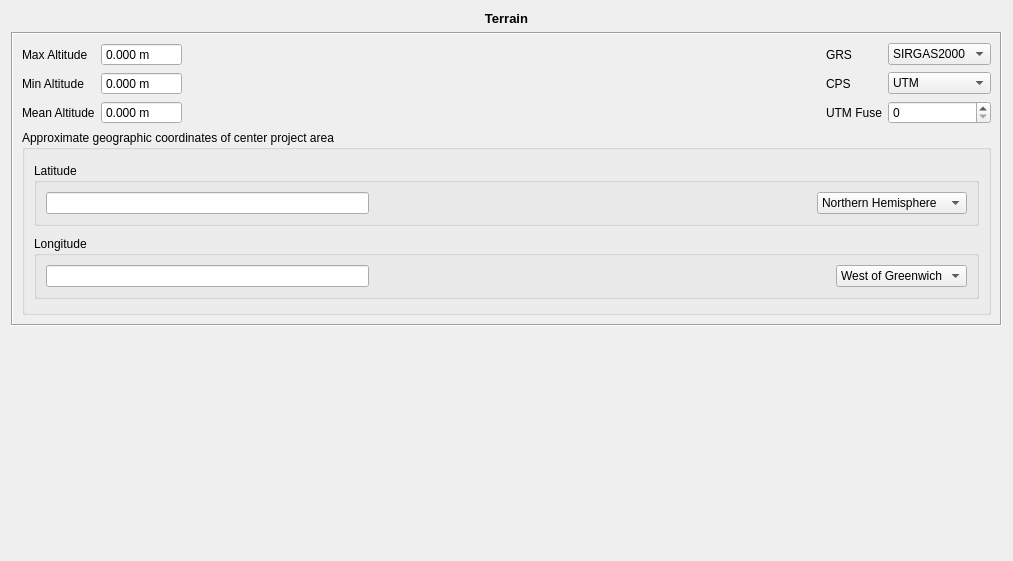
<?xml version="1.0" encoding="UTF-8"?>
<ui version="4.0">
 <class>Terreno</class>
 <widget class="QWidget" name="Terreno">
  <property name="geometry">
   <rect>
    <x>0</x>
    <y>0</y>
    <width>1013</width>
    <height>561</height>
   </rect>
  </property>
  <property name="windowTitle">
   <string>Form</string>
  </property>
  <layout class="QVBoxLayout" name="verticalLayout_3">
   <item>
    <widget class="QLabel" name="label_3">
     <property name="text">
      <string>&lt;!DOCTYPE HTML PUBLIC &quot;-//W3C//DTD HTML 4.0//EN&quot; &quot;http://www.w3.org/TR/REC-html40/strict.dtd&quot;&gt;
&lt;html&gt;&lt;head&gt;&lt;meta name=&quot;qrichtext&quot; content=&quot;1&quot; /&gt;&lt;style type=&quot;text/css&quot;&gt;
p, li { white-space: pre-wrap; }
&lt;/style&gt;&lt;/head&gt;&lt;body style=&quot; font-family:'Sans'; font-size:10pt; font-weight:400; font-style:normal;&quot;&gt;
&lt;p style=&quot; margin-top:0px; margin-bottom:0px; margin-left:0px; margin-right:0px; -qt-block-indent:0; text-indent:0px;&quot;&gt;&lt;span style=&quot; font-weight:600;&quot;&gt;Terrain&lt;/span&gt;&lt;/p&gt;&lt;/body&gt;&lt;/html&gt;</string>
     </property>
     <property name="alignment">
      <set>Qt::AlignCenter</set>
     </property>
    </widget>
   </item>
   <item>
    <widget class="QFrame" name="frame">
     <property name="frameShape">
      <enum>QFrame::Box</enum>
     </property>
     <property name="frameShadow">
      <enum>QFrame::Sunken</enum>
     </property>
     <layout class="QVBoxLayout" name="verticalLayout">
      <item>
       <layout class="QGridLayout" name="gridLayout">
        <item row="0" column="3">
         <widget class="QLabel" name="label">
          <property name="minimumSize">
           <size>
            <width>0</width>
            <height>0</height>
           </size>
          </property>
          <property name="text">
           <string>GRS</string>
          </property>
         </widget>
        </item>
        <item row="0" column="4">
         <widget class="QComboBox" name="grsComboBox">
          <item>
           <property name="text">
            <string>SIRGAS2000</string>
           </property>
          </item>
          <item>
           <property name="text">
            <string>SAD69</string>
           </property>
          </item>
          <item>
           <property name="text">
            <string>WGS84</string>
           </property>
          </item>
         </widget>
        </item>
        <item row="1" column="4">
         <widget class="QComboBox" name="cpsComboBox">
          <item>
           <property name="text">
            <string>UTM</string>
           </property>
          </item>
         </widget>
        </item>
        <item row="1" column="3">
         <widget class="QLabel" name="label_2">
          <property name="minimumSize">
           <size>
            <width>0</width>
            <height>0</height>
           </size>
          </property>
          <property name="text">
           <string>CPS</string>
          </property>
         </widget>
        </item>
        <item row="1" column="2">
         <spacer name="horizontalSpacer">
          <property name="orientation">
           <enum>Qt::Horizontal</enum>
          </property>
          <property name="sizeHint" stdset="0">
           <size>
            <width>30</width>
            <height>20</height>
           </size>
          </property>
         </spacer>
        </item>
        <item row="2" column="3">
         <widget class="QLabel" name="label_10">
          <property name="text">
           <string>UTM Fuse</string>
          </property>
         </widget>
        </item>
        <item row="2" column="4">
         <widget class="QSpinBox" name="utmFuseSpin">
          <property name="specialValueText">
           <string/>
          </property>
          <property name="maximum">
           <number>60</number>
          </property>
         </widget>
        </item>
        <item row="2" column="1">
         <widget class="br::uerj::eng::efoto::EfotoDoubleSpinBox" name="meanAltSpinBox">
          <property name="toolTip">
           <string>Mean Altitude Above Sea Level</string>
          </property>
          <property name="buttonSymbols">
           <enum>QAbstractSpinBox::NoButtons</enum>
          </property>
          <property name="accelerated">
           <bool>true</bool>
          </property>
          <property name="prefix">
           <string/>
          </property>
          <property name="suffix">
           <string> m</string>
          </property>
          <property name="decimals">
           <number>3</number>
          </property>
          <property name="minimum">
           <double>-1000.000000000000000</double>
          </property>
          <property name="maximum">
           <double>10000.000000000000000</double>
          </property>
         </widget>
        </item>
        <item row="2" column="0">
         <widget class="QLabel" name="meanAltitudeLabel">
          <property name="minimumSize">
           <size>
            <width>0</width>
            <height>0</height>
           </size>
          </property>
          <property name="text">
           <string>Mean Altitude</string>
          </property>
         </widget>
        </item>
        <item row="0" column="0">
         <widget class="QLabel" name="maxAltitudeLabel">
          <property name="minimumSize">
           <size>
            <width>0</width>
            <height>0</height>
           </size>
          </property>
          <property name="text">
           <string>Max Altitude</string>
          </property>
         </widget>
        </item>
        <item row="0" column="1">
         <widget class="br::uerj::eng::efoto::EfotoDoubleSpinBox" name="maxAltSpinBox">
          <property name="toolTip">
           <string>Max Altitude Above Sea Level</string>
          </property>
          <property name="buttonSymbols">
           <enum>QAbstractSpinBox::NoButtons</enum>
          </property>
          <property name="accelerated">
           <bool>true</bool>
          </property>
          <property name="suffix">
           <string> m</string>
          </property>
          <property name="decimals">
           <number>3</number>
          </property>
          <property name="maximum">
           <double>10000.000000000000000</double>
          </property>
         </widget>
        </item>
        <item row="1" column="1">
         <widget class="br::uerj::eng::efoto::EfotoDoubleSpinBox" name="minAltSpinBox">
          <property name="toolTip">
           <string>Min Altitude Above Sea Level</string>
          </property>
          <property name="buttonSymbols">
           <enum>QAbstractSpinBox::NoButtons</enum>
          </property>
          <property name="accelerated">
           <bool>true</bool>
          </property>
          <property name="prefix">
           <string/>
          </property>
          <property name="suffix">
           <string> m</string>
          </property>
          <property name="decimals">
           <number>3</number>
          </property>
          <property name="minimum">
           <double>-1000.000000000000000</double>
          </property>
          <property name="maximum">
           <double>10000.000000000000000</double>
          </property>
         </widget>
        </item>
        <item row="1" column="0">
         <widget class="QLabel" name="minAltitudeLabel">
          <property name="minimumSize">
           <size>
            <width>0</width>
            <height>0</height>
           </size>
          </property>
          <property name="text">
           <string>Min Altitude</string>
          </property>
         </widget>
        </item>
       </layout>
      </item>
      <item>
       <widget class="QGroupBox" name="groupBox">
        <property name="sizePolicy">
         <sizepolicy hsizetype="Preferred" vsizetype="Preferred">
          <horstretch>0</horstretch>
          <verstretch>0</verstretch>
         </sizepolicy>
        </property>
        <property name="minimumSize">
         <size>
          <width>246</width>
          <height>185</height>
         </size>
        </property>
        <property name="title">
         <string>Approximate geographic coordinates of center project area</string>
        </property>
        <layout class="QVBoxLayout" name="verticalLayout_2">
         <item>
          <widget class="QGroupBox" name="groupBox_2">
           <property name="sizePolicy">
            <sizepolicy hsizetype="MinimumExpanding" vsizetype="Fixed">
             <horstretch>0</horstretch>
             <verstretch>0</verstretch>
            </sizepolicy>
           </property>
           <property name="title">
            <string>Latitude</string>
           </property>
           <layout class="QHBoxLayout" name="horizontalLayout_6" stretch="1">
            <item>
             <layout class="QHBoxLayout" name="horizontalLayout">
              <property name="sizeConstraint">
               <enum>QLayout::SetMaximumSize</enum>
              </property>
              <item>
               <widget class="br::uerj::eng::efoto::DmsEdit" name="latDmsEdit">
                <property name="minimumSize">
                 <size>
                  <width>0</width>
                  <height>0</height>
                 </size>
                </property>
                <property name="maximumSize">
                 <size>
                  <width>323</width>
                  <height>16777215</height>
                 </size>
                </property>
               </widget>
              </item>
              <item>
               <spacer name="horizontalSpacer_2">
                <property name="orientation">
                 <enum>Qt::Horizontal</enum>
                </property>
                <property name="sizeHint" stdset="0">
                 <size>
                  <width>40</width>
                  <height>20</height>
                 </size>
                </property>
               </spacer>
              </item>
              <item>
               <widget class="QComboBox" name="latDirCombo">
                <property name="sizePolicy">
                 <sizepolicy hsizetype="Minimum" vsizetype="Fixed">
                  <horstretch>0</horstretch>
                  <verstretch>0</verstretch>
                 </sizepolicy>
                </property>
                <property name="minimumSize">
                 <size>
                  <width>0</width>
                  <height>0</height>
                 </size>
                </property>
                <property name="maximumSize">
                 <size>
                  <width>16777215</width>
                  <height>16777215</height>
                 </size>
                </property>
                <property name="layoutDirection">
                 <enum>Qt::LeftToRight</enum>
                </property>
                <property name="autoFillBackground">
                 <bool>false</bool>
                </property>
                <property name="sizeAdjustPolicy">
                 <enum>QComboBox::AdjustToContents</enum>
                </property>
                <item>
                 <property name="text">
                  <string>Northern Hemisphere</string>
                 </property>
                </item>
                <item>
                 <property name="text">
                  <string>Southern Hemisphere</string>
                 </property>
                </item>
               </widget>
              </item>
             </layout>
            </item>
           </layout>
          </widget>
         </item>
         <item>
          <widget class="QGroupBox" name="groupBox_3">
           <property name="sizePolicy">
            <sizepolicy hsizetype="MinimumExpanding" vsizetype="Fixed">
             <horstretch>0</horstretch>
             <verstretch>0</verstretch>
            </sizepolicy>
           </property>
           <property name="title">
            <string>Longitude</string>
           </property>
           <layout class="QHBoxLayout" name="horizontalLayout_10" stretch="1">
            <item>
             <layout class="QHBoxLayout" name="horizontalLayout_2">
              <item>
               <widget class="br::uerj::eng::efoto::DmsEdit" name="longDmsEdit">
                <property name="maximumSize">
                 <size>
                  <width>323</width>
                  <height>16777215</height>
                 </size>
                </property>
               </widget>
              </item>
              <item>
               <spacer name="horizontalSpacer_3">
                <property name="orientation">
                 <enum>Qt::Horizontal</enum>
                </property>
                <property name="sizeHint" stdset="0">
                 <size>
                  <width>40</width>
                  <height>20</height>
                 </size>
                </property>
               </spacer>
              </item>
              <item>
               <widget class="QComboBox" name="longDirCombo">
                <property name="sizePolicy">
                 <sizepolicy hsizetype="Minimum" vsizetype="Fixed">
                  <horstretch>0</horstretch>
                  <verstretch>0</verstretch>
                 </sizepolicy>
                </property>
                <property name="minimumSize">
                 <size>
                  <width>0</width>
                  <height>0</height>
                 </size>
                </property>
                <property name="maximumSize">
                 <size>
                  <width>16777215</width>
                  <height>16777215</height>
                 </size>
                </property>
                <item>
                 <property name="text">
                  <string>West of Greenwich</string>
                 </property>
                </item>
                <item>
                 <property name="text">
                  <string>East of Greenwich</string>
                 </property>
                </item>
               </widget>
              </item>
             </layout>
            </item>
           </layout>
          </widget>
         </item>
        </layout>
       </widget>
      </item>
     </layout>
    </widget>
   </item>
   <item>
    <spacer name="verticalSpacer">
     <property name="orientation">
      <enum>Qt::Vertical</enum>
     </property>
     <property name="sizeHint" stdset="0">
      <size>
       <width>20</width>
       <height>40</height>
      </size>
     </property>
    </spacer>
   </item>
  </layout>
 </widget>
 <customwidgets>
  <customwidget>
   <class>br::uerj::eng::efoto::EfotoDoubleSpinBox</class>
   <extends>QDoubleSpinBox</extends>
   <header>EfotoDoubleSpinBox.h</header>
  </customwidget>
  <customwidget>
   <class>br::uerj::eng::efoto::DmsEdit</class>
   <extends>QLineEdit</extends>
   <header>DmsEdit.h</header>
  </customwidget>
 </customwidgets>
 <tabstops>
  <tabstop>maxAltSpinBox</tabstop>
  <tabstop>minAltSpinBox</tabstop>
  <tabstop>meanAltSpinBox</tabstop>
  <tabstop>grsComboBox</tabstop>
  <tabstop>cpsComboBox</tabstop>
  <tabstop>utmFuseSpin</tabstop>
  <tabstop>latDirCombo</tabstop>
  <tabstop>longDirCombo</tabstop>
 </tabstops>
 <resources/>
 <connections/>
</ui>
